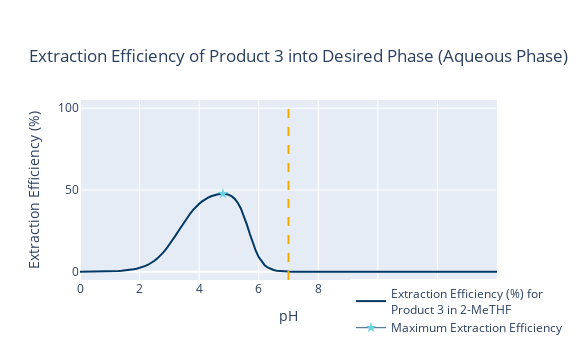

Notebook code for this chart:
### Code cell
# generate and plot extraction efficiency
fig3 = PlotExtractionEfficiency(compounds_panel_values, system_panel_values)
display(fig3)

### Figure 1 — Plotly figure (JSON) as saved in the notebook; plotly's stock layout.template omitted (floating-point values rounded to 4 significant figures; data arrays with more than 128 entries replaced by an {"elided": "..."} marker saying what was removed)
{"data": [{"hovertemplate": "pH: %{x:.2f}, Efficiency: %{y:.1f}%", "line": {"color": "#003865"}, "mode": "lines", "name": "Extraction Efficiency (%) for <br>Product 3 in 2-MeTHF", "type": "scatter", "x": {"elided": "141 float values"}, "y": {"elided": "141 float values"}}, {"hovertemplate": "pH: %{x:.2f}, Max_Eff: %{y:.1f}%", "line": {"color": "#003865", "width": 0.8}, "marker": {"color": "#68D2DF", "size": 8, "symbol": "star"}, "name": "Maximum Extraction Efficiency", "type": "scatter", "x": [4.8], "y": [47.68]}], "layout": {"height": 360, "legend": {"traceorder": "normal", "x": 0.65, "y": -0.35}, "shapes": [{"line": {"color": "#F0AB00", "dash": "dash"}, "type": "line", "x0": 7, "x1": 7, "xref": "x", "y0": 0, "y1": 1, "yref": "y domain"}], "title": {"text": "Extraction Efficiency of Product 3 into Desired Phase (Aqueous Phase)", "xanchor": "left", "yanchor": "top"}, "width": 580, "xaxis": {"autorange": true, "range": [0, 14], "showspikes": false, "tickmode": "array", "ticktext": ["0", "2", "4", "6", "8", "10", "12", "14"], "tickvals": [0, 2, 4, 6, 8, 10, 12, 14], "title": {"text": "pH"}, "type": "linear"}, "yaxis": {"autorange": false, "range": [-5, 105], "showspikes": false, "title": {"text": "Extraction Efficiency (%)"}, "type": "linear"}}}
